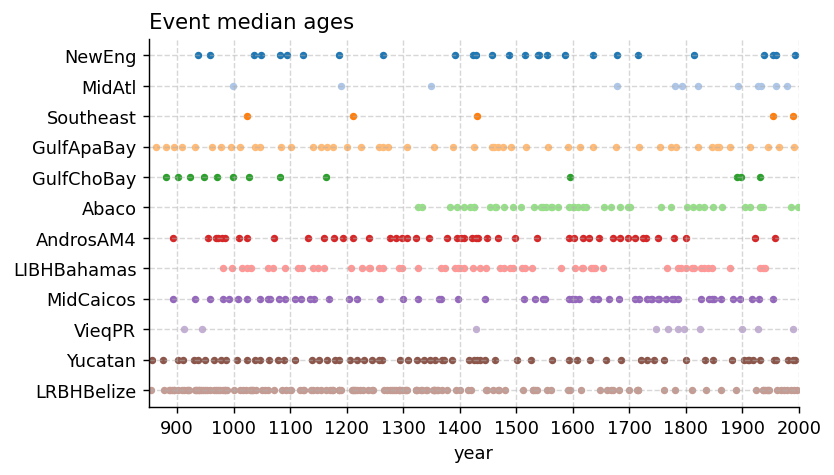

The script that drew this image:
#!/usr/bin/env python
# Wenchang Yang (wenchang@princeton.edu)
# Mon Aug 22 17:53:49 EDT 2022
if __name__ == '__main__':
    import sys
    from misc.timer import Timer
    tt = Timer('start ' + ' '.join(sys.argv))
import sys, os.path, os, glob, datetime
import xarray as xr, numpy as np, pandas as pd, matplotlib.pyplot as plt
#more imports
from misc.shell import run_shell
#
if __name__ == '__main__':
    tt.check('end import')
#
#start from here
ifile = '/tigress/wenchang/analysis/LMHU/data/Lizzie/raw/age_site_info/event_median_age.csv'
ifile_cached = __file__.replace('.py', '.csv')
if not os.path.exists(ifile_cached): run_shell(f'cp {ifile} {ifile_cached}')
#df = pd.read_csv(ifile)
df = pd.read_csv(ifile_cached)
print('[loaded]:', ifile_cached)
print('sites long names:', df.columns)
df = df.rename(columns={
    'New England': 'NewEng',
    'Mid Atlantic': 'MidAtl',
    'Southeast': 'Southeast',
    'Gulf Apalachee Bay':'GulfApaBay',
    'Gulf Choctawhatchee Bay': 'GulfChoBay',
    'Abaco & Grand Bahamas': 'Abaco',
    'Andros Island': 'AndrosAM4',
    'Long Island, Bahamas': 'LIBHBahamas',
    'Middle Caicos': 'MidCaicos',
    'Vieques PR': 'VieqPR',
    'Yucatan': 'Yucatan',
    'Lighthouse Reef Belize': 'LRBHBelize',
    'Cay Sal': 'CaySal',
    })
print('sites short names:', df.columns)
df_ = df.iloc[:, 0:-1] #remove the last col Cay Sal
print(df_)
nyears, ncols = df_.shape
jk_color_list = plt.get_cmap('tab20')(np.linspace(0,1,20))
 
def wyplot(ax=None): 
    if ax is None:
        fig,ax = plt.subplots()
    for ii in range(ncols):
        xx = df_.iloc[:, ii]
        xx = xx.where((xx>=850)&(xx<=2000))
        yy = (ncols - ii)*np.ones(nyears)
        ax.scatter(xx, yy, color=jk_color_list[ii], s=10)

    ax.set_yticks(range(1,ncols+1))
    ax.set_yticklabels(df_.columns[-1::-1])
    ax.set_xlim(850, 2000)
    ax.set_xticks(range(2000, 850, -100))
    ax.set_xlabel('year')
    ax.set_title('Event median ages')

if __name__ == '__main__':
    from wyconfig import * #my plot settings
    wyplot()
    
    #savefig
    if len(sys.argv)>1 and 'savefig' in sys.argv[1:] or 's' in sys.argv:
        figname = __file__.replace('.py', f'.png')
        if 'overwritefig' in sys.argv or 'o' in sys.argv:
            wysavefig(figname, overwritefig=True)
        else:
            wysavefig(figname)
    tt.check(f'**Done**')
    print()
    if 'notshowfig' in sys.argv:
        pass
    else:
        plt.show()
    
